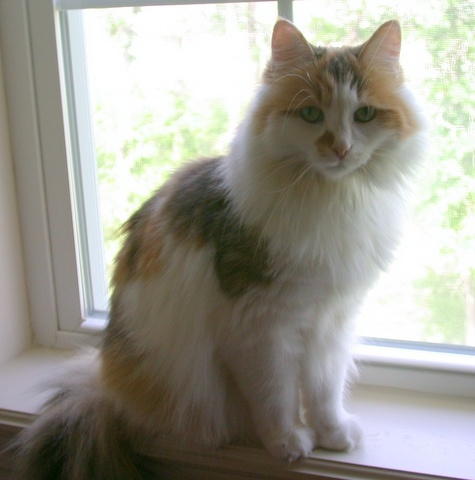
#> input picture 000122.jpg, 475 x 480 px, given as the content of the folder test, which was not available
$ python preprocess.py   (older library calls are emulated)
#> lines starting #> are read from the running program, lines starting #| are printed output that depends on the picture; pictures that were not available may be replaced by others from this repository, and a replacement may not be noted
import cv2
import numpy as np
import shutil
import os
import glob

def setDir(a):
    if os.path.exists(a):  # 若文件夹已存在
        shutil.rmtree(a)  # 先强制删除文件夹
        os.mkdir(a)  # 再重新建同名文件夹

    else:  # 若文件夹不存在
        os.mkdir(a)  # 新建文件夹


setDir('images_analysis_all')
setDir('images_analysis_clear')
setDir('threshold_analysis')
#> further down, image is the input picture: shape (480, 475, 3); mean B, G, R 146.2, 155.4, 157.4

img_path = glob.glob("test/*.jpg")  # 路径中的所有jpg格式的图片
i = 1


# Laplacian算子是用来衡量图片的二阶导，能够强调图片中密度快速变化的区域，也就是边界，故常用于边界检测
# 在正常图片中边界比较清晰因此方差会比较大；而在模糊图片中包含的边界信息很少，所以方差会较小
# 用图片的1个通道用以下3x3的核进行卷积，然后计算输出的方差，如果方差小于一定值则图片视为模糊

def variance_of_laplacian(image):
    return cv2.Laplacian(image, cv2.CV_64F).var()


def motion_blur(image, degree=200, angle=60):
#> called with degree = 200, angle = 60
    image = np.array(image)

    # 这里生成任意角度的运动模糊kernel的矩阵， degree越大，模糊程度越高

    M = cv2.getRotationMatrix2D((degree / 2, degree / 2), angle, 1)
    motion_blur_kernel = np.diag(np.ones(degree))
    motion_blur_kernel = cv2.warpAffine(motion_blur_kernel, M, (degree, degree))

    motion_blur_kernel = motion_blur_kernel / degree
    blurred = cv2.filter2D(image, -1, motion_blur_kernel)
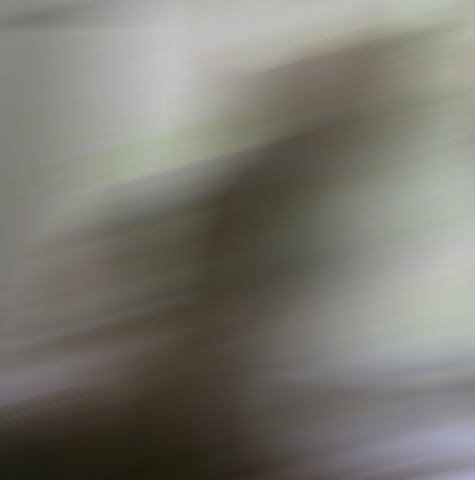
#> blurred: shape (480, 475, 3); mean B, G, R 112.8, 120.1, 121.7

    cv2.normalize(blurred, blurred, 0, 255, cv2.NORM_MINMAX)
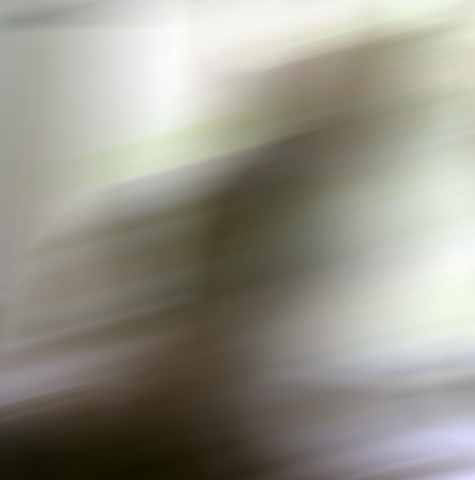
#> blurred: shape (480, 475, 3); mean B, G, R 137.7, 147.8, 150
    blurred = np.array(blurred, dtype=np.uint8)
    return blurred


for a_path in img_path:
    path = a_path[5:].split('.')[0]

    image = cv2.imread(a_path)
    path_1 = "images_analysis_all/" + path + ".jpg"
    cv2.imwrite(path_1, image)

    # 将原图写入到images_analysis文件夹中

    path_2 = "images_analysis_all/" + path + "_MotionBlur" + ".jpg"
    img_ = motion_blur(image)
    cv2.imwrite(path_2, img_)

    # 将原图经过运动模糊后写入到images_analysis(all)文件夹中

    for j in range(50):
        img = cv2.GaussianBlur(image, (3, 3), 3)
        image = img
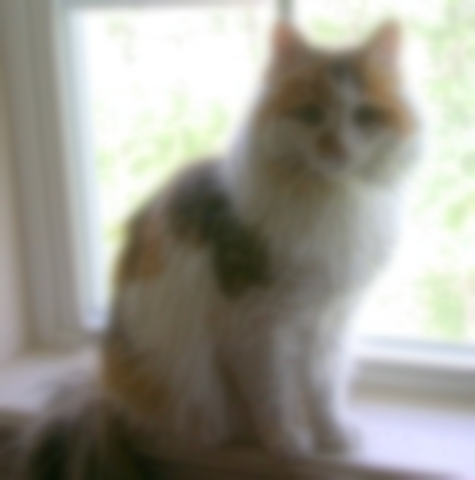
#> image: shape (480, 475, 3); mean B, G, R 146.4, 155.5, 157.6
    path_3 = "images_analysis_all/" + path + "_GaussianBlur" + ".jpg"
    i += 1
    cv2.imwrite(path_3, image)

    # 将原图经过50次高斯模糊后写入到images_analysis(all)文件夹中

img_path = glob.glob("images_analysis_all/*.jpg")

# 循环输入图像，将其转换为灰度，利用拉普拉斯方法对输入图像的方差计算图像的聚焦测度

for a_path in img_path:
    path = a_path[20:].split('.')[0]

    image = cv2.imread(a_path)
    gray = cv2.cvtColor(image, cv2.COLOR_BGR2GRAY)
    fm = variance_of_laplacian(gray)
    if fm > 100.0:
        text = "distinct"
        Img_Distinct = "images_analysis_clear/" + path + ".jpg"
        cv2.imwrite(Img_Distinct, image)

    # 如果对焦测量值小于提供的阈值，则应认为图像'模糊'

    else:
        text = "blur"


    # 照片/添加的文字/左上角坐标/字体/字体大小/颜色/字体粗细

    cv2.putText(image, "{}: {:.2f}".format(text, fm), (10, 30),
                cv2.FONT_HERSHEY_SIMPLEX, 0.8, (0, 0, 255), 3)
    Img_Analyse = "threshold_analysis/" + path + ".jpg"
    cv2.imwrite(Img_Analyse, image)
